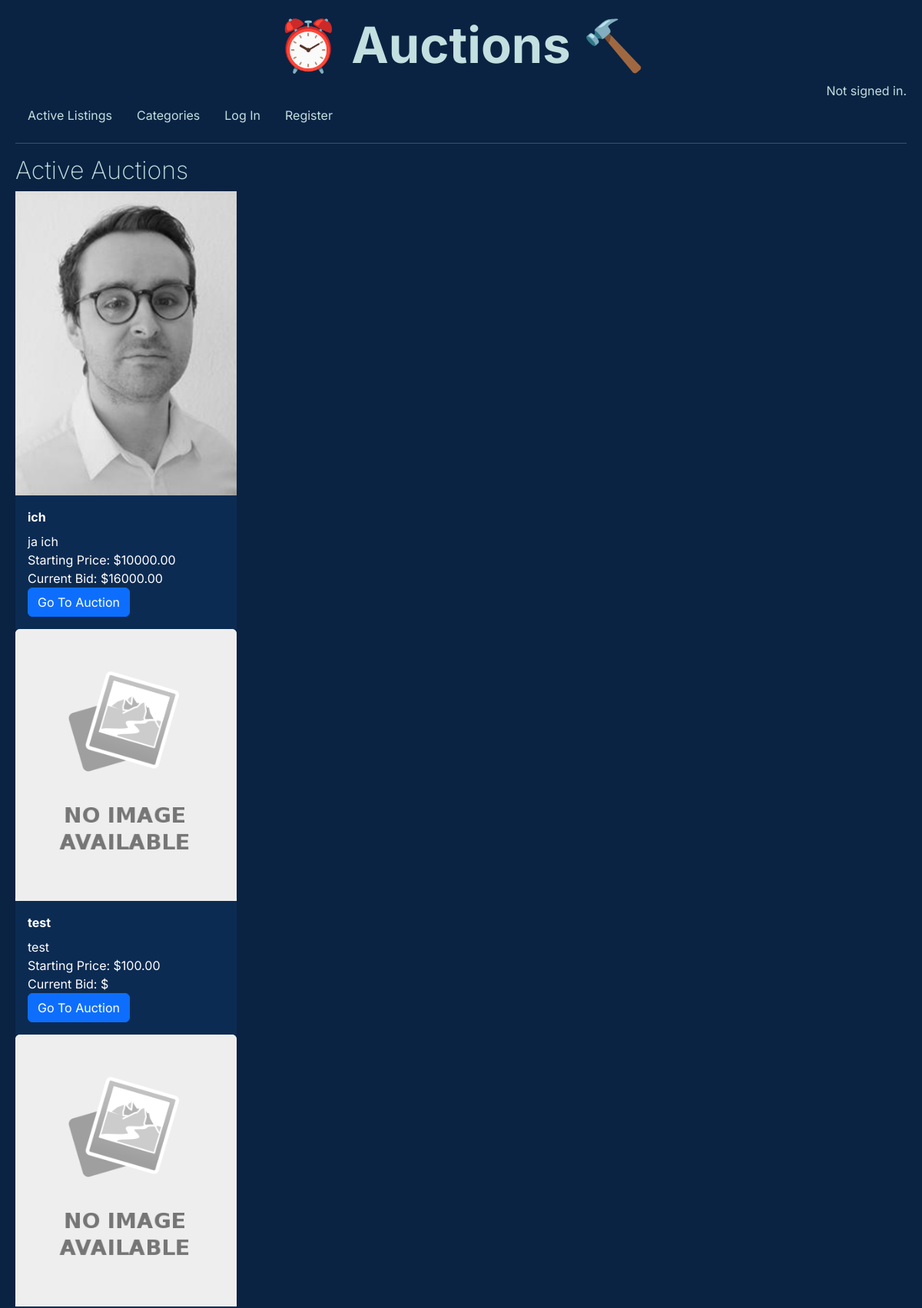
/ (upper part), run on an earlier commit of the app's database.
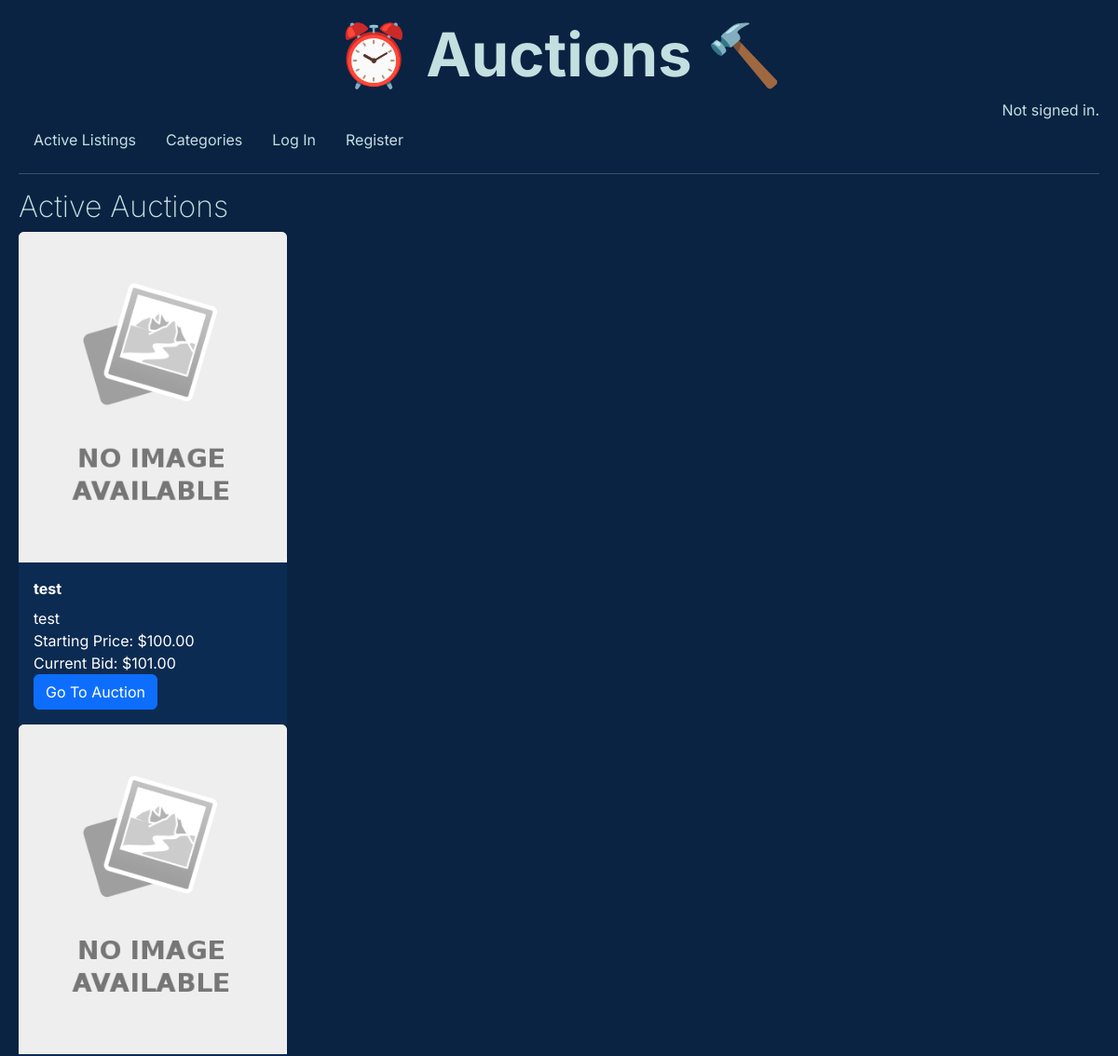
And on a later commit of the database.
### auctions/models.py (models this page shows, shortened)
class Listing(models.Model):
    item_name = models.CharField(max_length=128)
    item_description = models.TextField()
    starting_price = models.DecimalField(decimal_places=2, max_digits=8, validators=[MinValueValidator(0.01)])
    image = models.ImageField(upload_to="", blank=True, default="noimage.svg.png")
    image_url = models.URLField(blank=True)
    category = models.ForeignKey(Category, on_delete=models.CASCADE, related_name="listings")
    user = models.ForeignKey(User, on_delete=models.CASCADE, related_name="listings")
    active = models.BooleanField(default=True)

class Bid(models.Model):
    bid_amount = models.DecimalField(decimal_places=2, max_digits=8, validators=[MinValueValidator(0.01)], default=0)
    user = models.ForeignKey(User, on_delete=models.CASCADE, related_name="bids")
    auction = models.ForeignKey(Listing, on_delete=models.CASCADE, related_name="bids")

### auctions/views.py (the view)
# urls.py: path("", views.index, name="index"),
def index(request):
    active_listings = Listing.objects.all().filter(active=True)
    return render(
        request,
        "auctions/index.html",
        {"auctions": active_listings, "title": "Active Auctions"},
    )

### auctions/templates/auctions/index.html (shortened to what this page needs)
{% extends "auctions/layout.html" %}
{% block body %}
<h2>{{ title }}</h2>
{% for auction in auctions %}
<div class="card" style="width: 18rem;">
    <img src="{{auction.image.url}}" alt="" />
    <div class="card-body">
    <div class="card-title">{{ auction.item_name }}</div>
    <div class="card-text">{{ auction.item_description }} <br>
        Starting Price: ${{ auction.starting_price }} <br>
        Current Bid: ${{ auction.bids.last.bid_amount }}</div>
    <a href="/auction/{{ auction.pk }}" class="btn btn-primary">Go To Auction</a>
    </div>
</div>
{% endfor %}
{% endblock %}

What changed in the data, as far as the page shows it:
no longer on this page (row edited): Listing: image (picture), item_name "ich", item_description "ja ich", starting_price "10000.00", bids.last.bid_amount "16000.00"
shown differently, row unchanged: Listing "test": bids.last.bid_amount (not shown) → "101.00"
